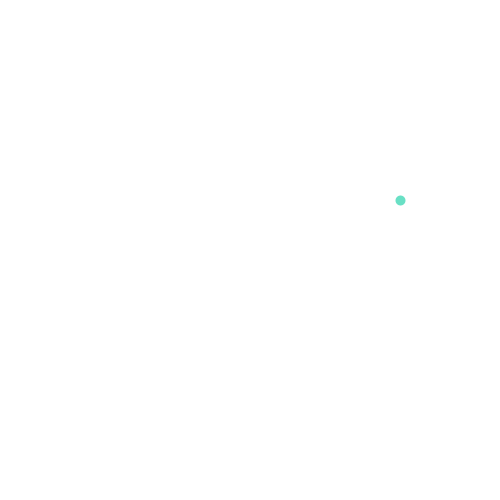
Frame 1 (no input)
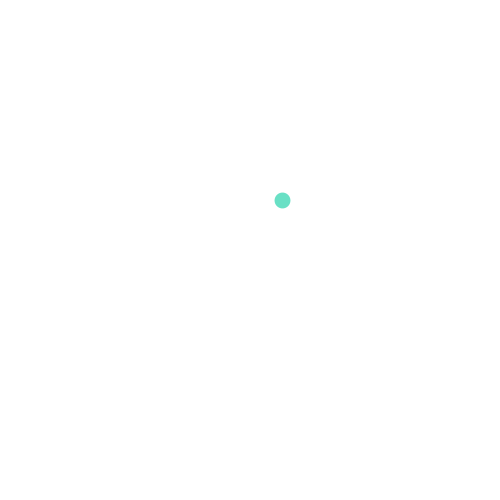
Frame 60 (the mouse pressed at the canvas centre just before this capture)
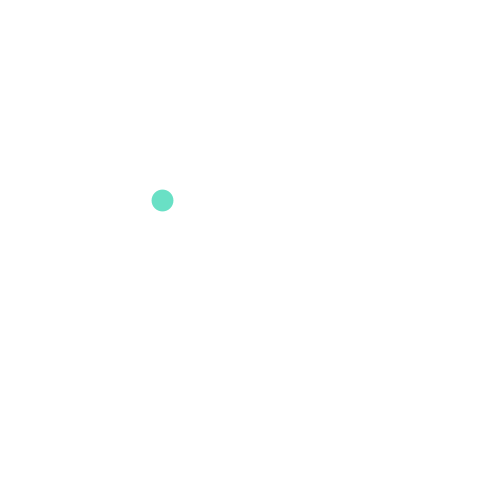
Frame 120 (the mouse held since frame 60 and released just before this capture)

The Processing sketch that drew these frames (run headless with seeded random() and noise(); from frame 60 on, the mouse is pressed at the canvas centre):

// Processing sketch: przyklad3
// ── przyklad3.pde
float pozycja = 400;
float rozmiar = 10;

void setup()
{
  size(500, 500);
  background(255);
  strokeWeight(60);
  stroke(0, 202, 156, 150);
}

void draw()
{
  background(255);
  strokeWeight(rozmiar);
  point(pozycja, 200);
  pozycja = pozycja - 2;
  rozmiar = rozmiar + 0.1;
}
